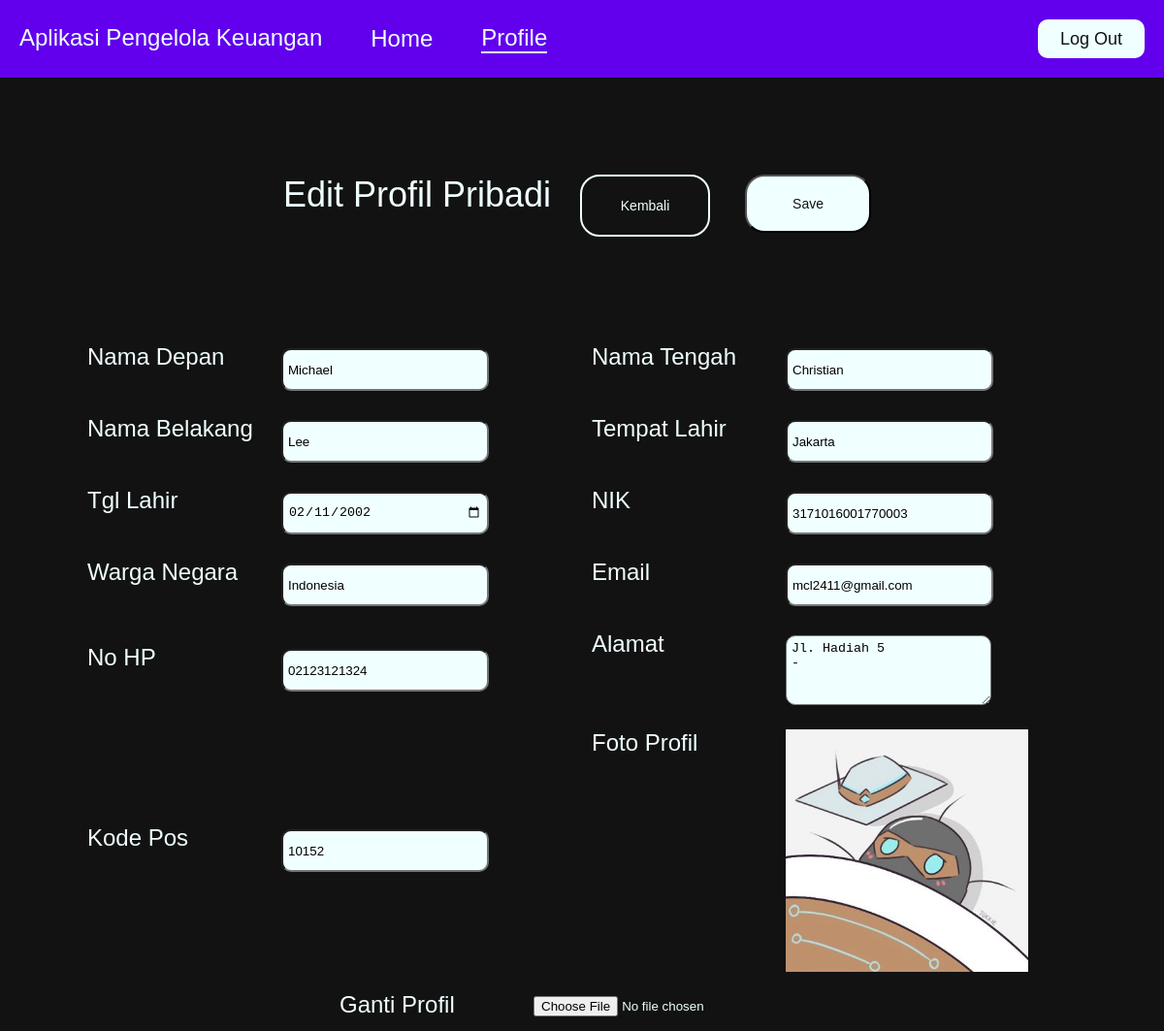
Page /editProfile.php (signed in) on the committed database.
### tables this page shows
CREATE TABLE `user` (
  `username` varchar(20) NOT NULL,
  `password` varchar(45) NOT NULL,
  `namaDepan` varchar(45) NOT NULL,
  `namaTengah` varchar(45) NOT NULL,
  `namaBelakang` varchar(45) NOT NULL,
  `tempatLahir` varchar(45) NOT NULL,
  `tanggalLahir` date NOT NULL,
  `nik` char(16) NOT NULL,
  `wargaNegara` varchar(45) NOT NULL,
  `email` varchar(45) NOT NULL,
  `noHP` varchar(45) NOT NULL,
  `alamat` varchar(200) NOT NULL,
  `kodePos` char(5) NOT NULL,
  `fotoProfil` varchar(200) NOT NULL
);

### editProfile.php (the view, shortened to what this page needs)
<?php
    include('config/config.php');
    $str_query = 'select * from user where username = "'.$_SESSION['loggedin'].'"';
    $query = mysqli_query($connection, $str_query);
    $row = mysqli_fetch_array($query);
?>
<!DOCTYPE html>
<html lang="en">
<head>
    <link rel="stylesheet" href="./CSS/profile.css">
</head>
<body>
    <div class="header">
        <div class="left-container">
            <div class="title">
                Aplikasi Pengelola Keuangan
            </div>
            <a href="./home.php" class="nav-button">Home</a>
            <a href="./profile.php" class="nav-button" style="border-bottom: 2px solid azure">Profile</a>
        </div>
        <div class="right-container">
            <div class="logout-button">
                <a href="./logoutProcess.php">Log Out</a>
            </div>
        </div>
    </div>
    <div class="content">
        <form action="./editProfileProcess.php" method="POST" enctype="multipart/form-data">
            <div class="content-title">
                Edit Profil Pribadi
                <div class="button-container">
                    <div class="buttons">
                        <a href="./profile.php" class="back">
                            Kembali
                        </a>
                        <input type="submit" value="Save" name="edit" class="save">
                    </div>
                </div>
            </div>
            <div class="profile-container">
                <div class="data">
                    <div class="data-label">
                        Nama Depan
                    </div>
                    <div class="input">
                        <input type="text" name="nama-depan" value="<?= $row['namaDepan'] ?>" required class="input-box">
                    </div>
                </div>
                <div class="data">
                    <div class="data-label">
                        Nama Tengah
                    </div>
                    <div class="input">
                        <input type="text" name="nama-tengah" value="<?= $row['namaTengah'] ?>" required class="input-box">
                    </div>
                </div>
                <div class="data">
                    <div class="data-label">
                        Nama Belakang
                    </div>
                    <div class="input">
                        <input type="text" name="nama-belakang" value="<?= $row['namaBelakang'] ?>" required class="input-box">
                    </div>
                </div>
                <div class="data">
                    <div class="data-label">
                        Tempat Lahir
                    </div>
                    <div class="input">
                        <input type="text" name="tempat-lahir" value="<?= $row['tempatLahir'] ?>" required class="input-box">
                    </div>
                </div>
                <div class="data">
                    <div class="data-label">
                        Tgl Lahir
                    </div>
                    <div class="input">
                    <input type="date" name="tgl-lahir" value="<?= $row['tanggalLahir'] ?>" required class="input-box">
                </div>
                </div>
                <div class="data">
                    <div class="data-label">
                        NIK
                    </div>
                    <div class="input">
                        <input type="number" name="nik" value="<?= $row['nik'] ?>" required class="input-box">
                    </div>
                </div>
                <div class="data">
                    <div class="data-label">
                        Warga Negara
                    </div>
                    <div class="input">
                        <input type="text" name="warga-negara" value="<?= $row['wargaNegara'] ?>" required class="input-box">
                    </div>
                </div>
                <div class="data">
                    <div class="data-label">
                        Email
                    </div>
                    <div class="input">
                        <input type="text" name="email" value="<?= $row['email'] ?>" required class="input-box">
                    </div>
                </div>
                <div class="data">
                    <div class="data-label">
                        No HP
                    </div>
                    <div class="input">
                        <input type="number" name="no-hp" value="<?= $row['noHP'] ?>" required class="input-box">
                    </div>
                </div>
                <div class="data">
                    <div class="data-label">
                        Alamat
                    </div>
                    <div class="input">
                        <textarea name="alamat" required class="alamat"><?= $row['alamat'] ?></textarea>
                    </div>
                </div>
                <div class="data">
                    <div class="data-label">
                        Kode Pos
                    </div>
                    <div class="input">
                        <input type="number" name="kode-pos" value="<?= $row['kodePos'] ?>" required class="input-box">
                    </div>
                </div>
                <div class="data">
                    <div class="data-label">
                        Foto Profil
                    </div>
                    <img src="./profile/<?= $row['fotoProfil'] ?>" alt="foto-profil" class="foto">
                </div>
                <div class="data">
                    <div class="data-label">
                        Ganti Profil
                    </div>
                    <div class="input">
                        <input type="file" name="foto-profil" accept="image/*">
                    </div>
                </div>
            </div>
        </div>
</body>
</html>

### CSS/profile.css (style rules this page uses)
body { background-color: #121212; margin: 0%; font-family: Helvetica, sans-serif; }
.header { display: flex; justify-content: space-between; align-items: center; height: 10vh; background-color: #6200EE; color: azure; }
.left-container { display: flex; flex-direction: row; }
.title { font-size: 24px; margin-left: 20px; }
.nav-button { margin-left: 50px; display: flex; align-items: center; text-decoration: none; color: azure; font-size: 24px; }
.logout-button { margin-right: 20px; display: flex; align-items: center; justify-content: center; width: 100px; height: 30px; padding: 5px; border-radius: 10px; background-color: azure; }
.logout-button a { text-decoration: none; color: #121212; font-size: 18px; }
.content { display: flex; flex-direction: column; align-items: center; height: 90vh; }
.content-title { color: azure; font-size: 36px; margin-top: 100px; display: flex; justify-content: center; flex-direction: row; }
.profile-container { display: flex; flex-direction: row; justify-content: center; align-items: center; width: 100vw; flex-wrap: wrap; margin-top: 100px; }
.data { width: 500px; color: azure; font-size: 24px; display: flex; flex-direction: row; padding: 10px; }
.data-label { width: 200px; }
.foto { height: 250px; }
.input { margin-top: 5px; margin-bottom: 5px; display: flex; align-items: center; }
.input-box { width: 200px; border-radius: 10px; padding: 5px; background-color: azure; height: 30px; }
.alamat { width: 200px; border-radius: 10px; padding: 5px; background-color: azure; height: 60px; }
.button-container { display: flex; justify-content: center; align-items: center; margin-left: 30px; }
.buttons { display: flex; justify-content: space-between; width: 300px; }
.back { width: 130px; height: 60px; border: 2px solid azure; border-radius: 20px; text-decoration: none; font-size: 14px; color: azure; display: flex; justify-content: center; align-items: center; }
.save { width: 130px; height: 60px; border-radius: 20px; text-decoration: none; font-size: 14px; background-color:azure; color: #121212; display: flex; justify-content: center; align-items: center; }

### rows in the picture
user: nama-depan "Michael", nama-tengah "Christian", nama-belakang "Lee", tempat-lahir "Jakarta", tgl-lahir "02/11/2002", nik "3171016001770003", warga-negara "Indonesia", email "mcl2411@gmail.com", no-hp "02123121324", alamat "Jl. Hadiah 5 -", kode-pos "10152", fotoProfil (picture)
